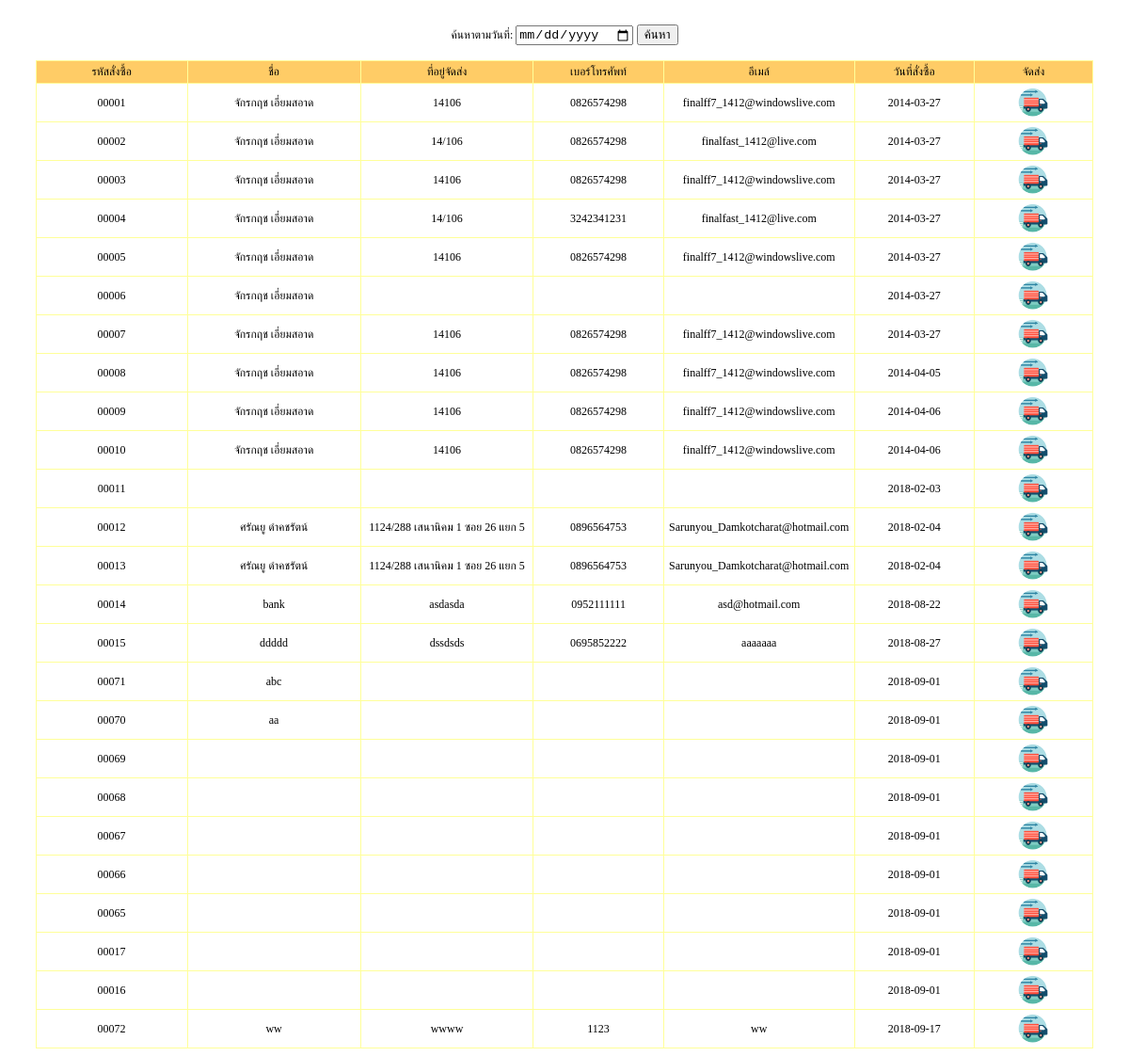
/giftshop2_V2_1/admin/delivery.php, run on an earlier commit of the app's database.
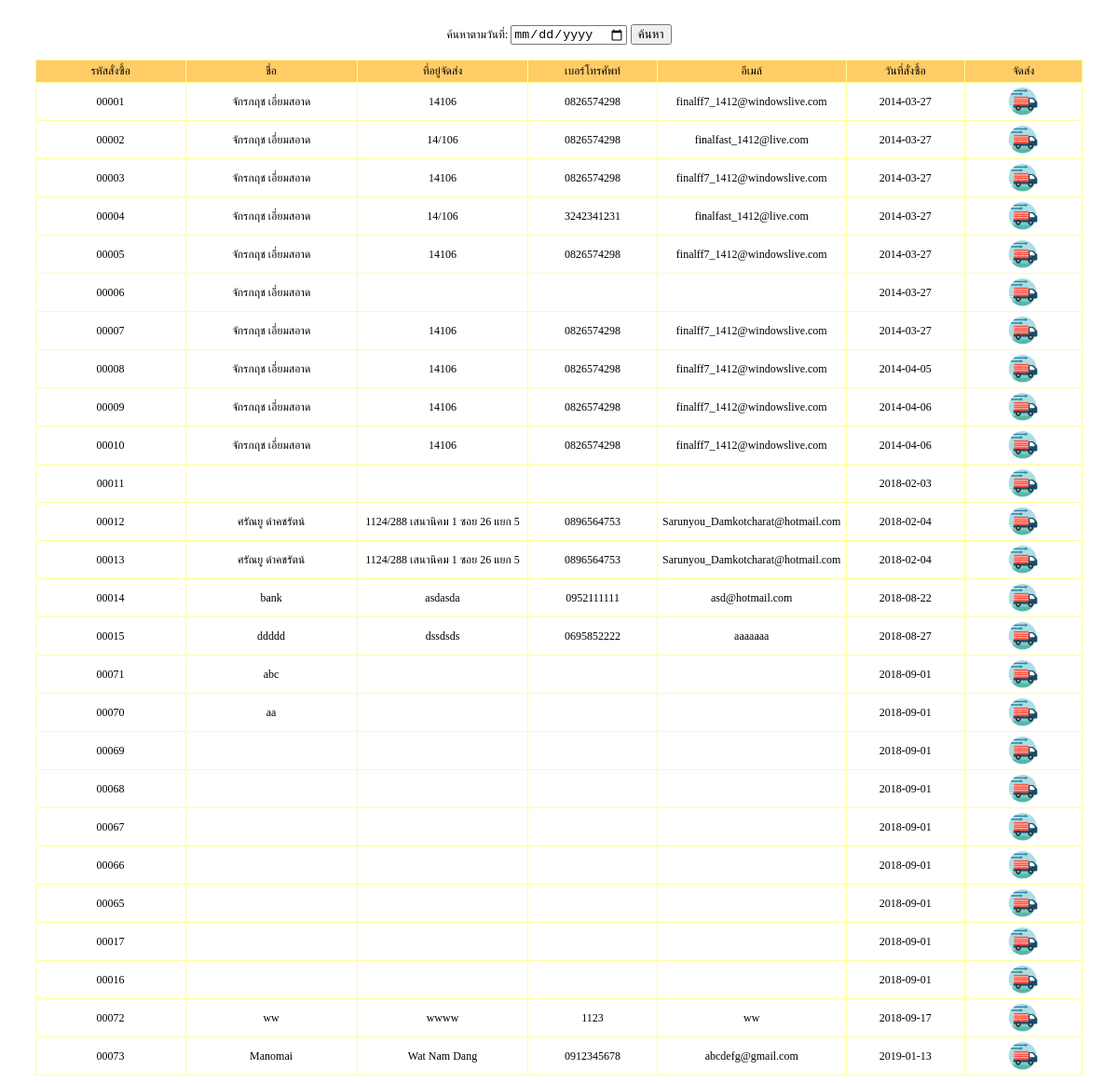
And on a later commit of the database.
### tables this page shows
CREATE TABLE `tbl_order` (
  `order_id` int(5) unsigned zerofill NOT NULL auto_increment COMMENT 'รหัสการสั่งสินค้า',
  `customer_id` int(5) unsigned zerofill NOT NULL COMMENT 'รหัสของลูกค้าที่สั่งสินค้า',
  `newname` varchar(50) NOT NULL,
  `address_send` text NOT NULL,
  `district_id` int(5) NOT NULL,
  `prefecture_id` int(5) NOT NULL,
  `province_id` int(2) NOT NULL,
  `postcode` int(5) NOT NULL,
  `telephone_send` varchar(10) NOT NULL,
  `mail_send` varchar(50) NOT NULL,
  `paper_id` int(2) unsigned zerofill NOT NULL,
  `ribbon_id` int(2) unsigned zerofill NOT NULL,
  `order_date` date NOT NULL COMMENT 'วันที่ลูกค้าสั่งซื้อสินค้า',
  `order_status` int(1) NOT NULL,
  `delivery_id` varchar(13) NOT NULL default '-',
  `order_tc` int(2) NOT NULL,
  PRIMARY KEY  (`order_id`)
);

### giftshop2_V2_1/admin/delivery.php (the view, shortened to what this page needs)
<?
$sql = "select * from tbl_order";
$qry=mysql_query($sql);
$numrow=mysql_num_rows($qry);
?>
<form action="main.php?module=<?=$module?>" method="post">
  <table width="439" border="0" align="center" cellpadding="0" cellspacing="0">
    <tr>
    <td width="439" align="center"><span class="sizamain1">ค้นหาตามวันที่:
      </span>
      <input name="keyword" type="date" />
      <input type="submit" name="button2" id="button2" value="ค้นหา" /></td>
  </tr>
</table>
</form>
    <table width="95%" border="0" align="center" cellpadding="4" cellspacing="1" bgcolor="#FFFF99">
        <tr>
          <td width="14%" align="center" bgcolor="#FFCC66"><span class="sizamain1">รหัสสั่งซื้อ</span></td>
          <td width="16%" align="center" bgcolor="#FFCC66"><span class="sizamain1">ชื่อ</span></td>
          <td width="16%" align="center" bgcolor="#FFCC66"><span class="sizamain1">ที่อยู่จัดส่ง</span></td>
          <td width="12%" align="center" bgcolor="#FFCC66"><span class="sizamain1">เบอร์โทรศัพท์</span></td>
          <td width="11%" align="center" bgcolor="#FFCC66"><span class="sizamain1">อีเมล์</span></td>
          <td width="11%" align="center" bgcolor="#FFCC66"><span class="sizamain1">วันที่สั่งซื้อ</span></td>
          <td width="11%" align="center" bgcolor="#FFCC66"><span class="sizamain1">จัดส่ง</span></td>
        </tr>
        <?
        if($numrow==0){
        ?>
        <tr>
          <td colspan="9" bgcolor="#FFFFFF"><span class="sizamain1">ไม่มีข้อมูล</span></td>
        </tr>
        <?
        }else{
        	while($db=mysql_fetch_array($qry)){
            $orderId = $db['order_id'];
        ?>
        <tr>
          <td align="center" bgcolor="#FFFFFF"><span class="sizamain1">
            <p id="orderId"><?=$orderId?></p>
          </span></td>
          <td align="center" bgcolor="#FFFFFF"><span class="sizamain1">
            <?=$db['newname']?>
          </span></td>
          <td align="center" bgcolor="#FFFFFF"><span class="sizamain1">
            <?=$db['address_send']?>
          </span></td>
          <td align="center" bgcolor="#FFFFFF"><span class="sizamain1">
            <?=$db['telephone_send']?>
          </span></td>
          <td align="center" bgcolor="#FFFFFF"><span class="sizamain1">
            <?=$db['mail_send'] ?>
          </span></td>
          <td align="center" bgcolor="#FFFFFF"><span class="sizamain1">
            <?=$db['order_date']?>
          </span></td>
          <td align="center" bgcolor="#FFFFFF"><span class="sizamain1">
            <a href="main.php?module=<?=$module?>">
            <img src="../images/ic_delivery.png" width="32" height="32" />
            </a>
          </span></td>
        </tr>
        <?
        	}
        }
        ?>
    </table>

What changed in the data, as far as the page shows it:
added tbl_order: order_id "00073", newname "Manomai", address_send "Wat Nam Dang", telephone_send "0912345678", mail_send "abcdefg@gmail.com", order_date "2019-01-13"
